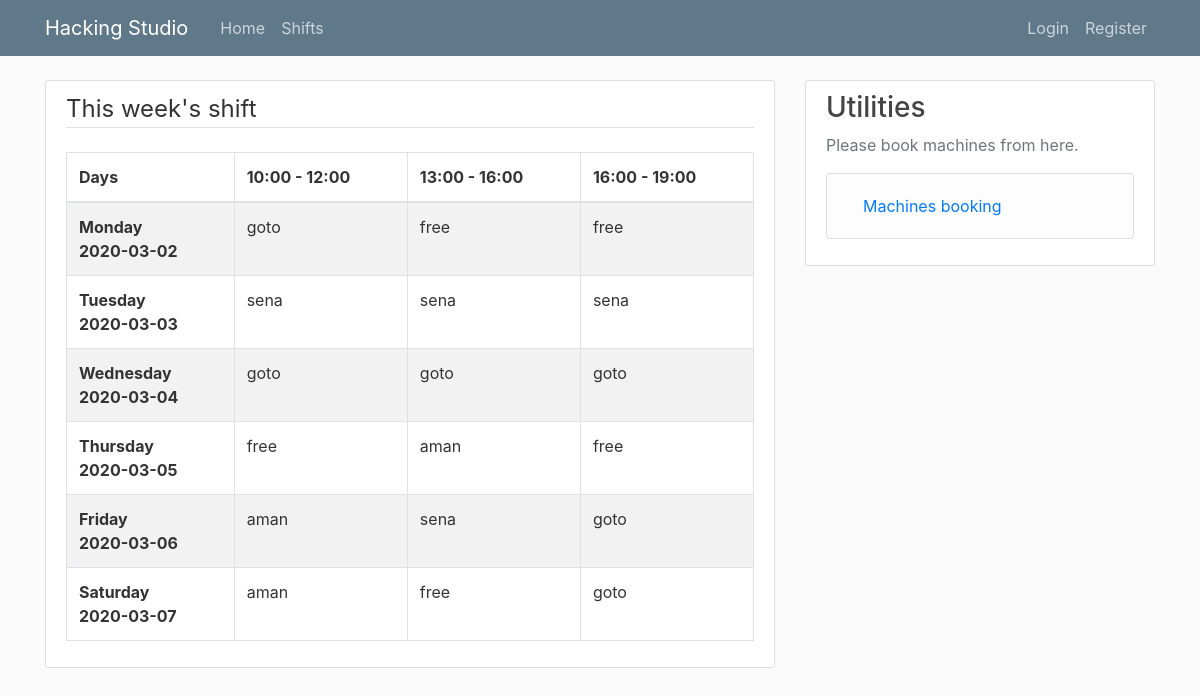
Screenshot of /week_shift with the database file from the repository.
### flaskblog/models.py (models this page shows, shortened)
class Shift(db.Model):
    id = db.Column(db.Integer, primary_key=True)
    mon1 = db.Column(db.String(20), nullable=False, default='free')
    mon2 = db.Column(db.String(20), nullable=False, default='free')
    mon3 = db.Column(db.String(20), nullable=False, default='free')
    tues1 = db.Column(db.String(20), nullable=False, default='free')
    tues2 = db.Column(db.String(20), nullable=False, default='free')
    tues3 = db.Column(db.String(20), nullable=False, default='free')
    wed1 = db.Column(db.String(20), nullable=False, default='free')
    wed2 = db.Column(db.String(20), nullable=False, default='free')
    wed3 = db.Column(db.String(20), nullable=False, default='free')
    thurs1 = db.Column(db.String(20), nullable=False, default='free')
    thurs2 = db.Column(db.String(20), nullable=False, default='free')
    thurs3 = db.Column(db.String(20), nullable=False, default='free')
    fri1 = db.Column(db.String(20), nullable=False, default='free')
    fri2 = db.Column(db.String(20), nullable=False, default='free')
    fri3 = db.Column(db.String(20), nullable=False, default='free')
    sat1 = db.Column(db.String(20), nullable=False, default='free')
    sat2 = db.Column(db.String(20), nullable=False, default='free')
    sat3 = db.Column(db.String(20), nullable=False, default='free')

### flaskblog/main/routes.py (the view)
@main.route("/week_shift")
def week_shift():
	shifts = Shift.query.get(1)
	return render_template('shifts.html', title='About',
    						 shifts=shifts, weekdays=weekdays, legend='This week\'s shift')

### flaskblog/main/routes.py (called while the page is built)
def weekdays(x):
	today = datetime.date.today()
	the_day = today + datetime.timedelta(days=-today.weekday()+x, weeks=1)
	return the_day

### flaskblog/templates/shifts.html
{% extends "layout.html" %}
{% block content %}
    <div class="content-section">
      <legend class="border-bottom mb-4">{{ legend }}</legend>
      <table class="table table-striped table-bordered ">
        <thead>
          <tr>
            <th scope="col">Days</th>
            <th scope="col">10:00 - 12:00</th>
            <th scope="col">13:00 - 16:00</th>
            <th scope="col">16:00 - 19:00</th>
          </tr>
        </thead>
        <tbody>
          <tr>
            <th scope="row">Monday <br> {{ weekdays(0)}}</th>
            <td>{{ shifts.mon1 }}</td>
            <td>{{ shifts.mon2 }}</td>
            <td>{{ shifts.mon3 }}</td>
          </tr>
          <tr>
            <th scope="row">Tuesday <br> {{ weekdays(1)}}</th>
            <td>{{ shifts.tues1 }}</td>
            <td>{{ shifts.tues2 }}</td>
            <td>{{ shifts.tues3 }}</td>
          </tr>
          <tr>
            <th scope="row">Wednesday <br> {{ weekdays(2)}}</th>
            <td>{{ shifts.wed1 }}</td>
            <td>{{ shifts.wed2 }}</td>
            <td>{{ shifts.wed3 }}</td>
          </tr>
          <tr>
            <th scope="row">Thursday <br> {{ weekdays(3)}}</th>
            <td>{{ shifts.thurs1 }}</td>
            <td>{{ shifts.thurs2 }}</td>
            <td>{{ shifts.thurs3 }}</td>
          </tr>
          <tr>
            <th scope="row">Friday <br> {{ weekdays(4)}}</th>
            <td>{{ shifts.fri1 }}</td>
            <td>{{ shifts.fri2 }}</td>
            <td>{{ shifts.fri3 }}</td>
          </tr>
          <tr>
            <th scope="row">Saturday <br> {{ weekdays(5)}}</th>
            <td>{{ shifts.sat1 }}</td>
            <td>{{ shifts.sat2 }}</td>
            <td>{{ shifts.sat3 }}</td>
          </tr>
        </tbody>
      </table>
    </div>
{% endblock content %}

### flaskblog/static/main.css (style rules this page uses)
body { background: #fafafa; color: #333333; margin-top: 5rem; }
.content-section { background: #ffffff; padding: 10px 20px; border: 1px solid #dddddd; border-radius: 3px; margin-bottom: 20px; }

### rows the page displays
Shift: mon1 "goto", mon2 "free", mon3 "free", tues1 "sena", tues2 "sena", tues3 "sena", wed1 "goto", wed2 "goto", wed3 "goto", thurs1 "free", thurs2 "aman", thurs3 "free", fri1 "aman", fri2 "sena", fri3 "goto", sat1 "aman", sat2 "free", sat3 "goto"

### other values shown
{{ legend }} "This week's shift"
{{ weekdays(0) }} "2020-03-02"
{{ weekdays(1) }} "2020-03-03"
{{ weekdays(2) }} "2020-03-04"
{{ weekdays(3) }} "2020-03-05"
{{ weekdays(4) }} "2020-03-06"
{{ weekdays(5) }} "2020-03-07"
